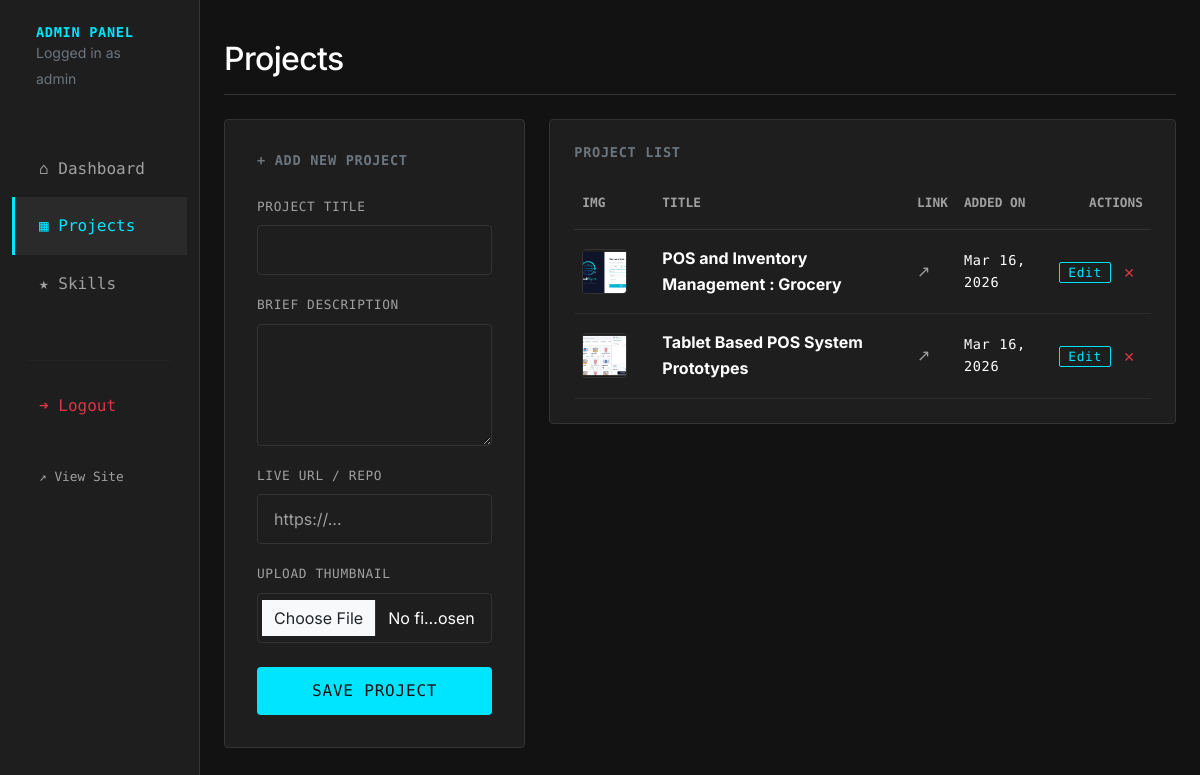
Screenshot of /PORTFOLIO/admin/projects.php (signed in) with the database file from the repository.
### tables this page shows
CREATE TABLE `projects` (
  `id` int(11) NOT NULL,
  `title` varchar(100) NOT NULL,
  `description` text NOT NULL,
  `image_url` varchar(255) NOT NULL,
  `project_link` varchar(255) DEFAULT NULL,
  `created_at` timestamp NOT NULL DEFAULT current_timestamp()
);

### PORTFOLIO/admin/projects.php (the view, shortened to what this page needs)
<?php
require_once '../includes/db.php';
require_once '../includes/admin_header.php';
$uploadDir = '../assets/img/projects/';
$editData = ['id' => '', 'title' => '', 'description' => '', 'project_link' => '', 'image_url' => ''];
?>
<div class="d-flex justify-content-between flex-wrap flex-md-nowrap align-items-center pt-3 pb-2 mb-4 border-bottom" style="border-color: var(--border-color) !important;">
    <h1 class="h2">Projects</h1>
</div>
<div class="row g-4">
    <div class="col-lg-4">
        <div class="bento-card">
            <h5 class="mono-text text-uppercase mb-4 text-secondary">
                <?php echo empty($editData['id']) ? '+' : '&#9998;'; ?>
                <?php echo empty($editData['id']) ? 'Add New Project' : 'Edit Project'; ?>
            </h5>
            <form method="POST" enctype="multipart/form-data">
                <div class="mb-3">
                    <label class="form-label mono-text text-uppercase" style="font-size: 0.8em; color: var(--text-secondary);">Project Title</label>
                    <input type="text" name="title" class="form-control" value="<?php echo htmlspecialchars($editData['title']); ?>" required>
                </div>
                <div class="mb-3">
                    <label class="form-label mono-text text-uppercase" style="font-size: 0.8em; color: var(--text-secondary);">Brief Description</label>
                    <textarea name="description" class="form-control" rows="4" required><?php echo htmlspecialchars($editData['description']); ?></textarea>
                </div>
                <div class="mb-3">
                    <label class="form-label mono-text text-uppercase" style="font-size: 0.8em; color: var(--text-secondary);">Live URL / Repo</label>
                    <input type="url" name="project_link" class="form-control" placeholder="https://..." value="<?php echo htmlspecialchars($editData['project_link']); ?>">
                </div>
                <div class="mb-4">
                    <label class="form-label mono-text text-uppercase" style="font-size: 0.8em; color: var(--text-secondary);">Upload Thumbnail</label>
                    <input type="file" name="image" class="form-control" accept="image/*" <?php echo empty($editData['id']) ? 'required' : ''; ?>>
                </div>
                <button type="submit" name="save_project" class="btn btn-primary w-100">
                    <?php echo empty($editData['id']) ? 'Save Project' : 'Update Project'; ?>
                </button>
            </form>
        </div>
    </div>
    <div class="col-lg-8">
        <div class="admin-table-container">
            <h5 class="mono-text text-uppercase mb-4 text-secondary">Project List</h5>
            <table class="table admin-table mb-0">
                <thead>
                    <tr>
                        <th width="80">Img</th>
                        <th>Title</th>
                        <th>Link</th>
                        <th>Added On</th>
                        <th class="text-end">Actions</th>
                    </tr>
                </thead>
                <tbody>
                    <?php
                    $stmt = $pdo->query("SELECT * FROM projects ORDER BY created_at DESC");
                    $projects = $stmt->fetchAll();
                    if (empty($projects)): ?>
                        <tr><td colspan="5" class="text-center text-secondary py-4">No projects found.</td></tr>
                    <?php else:
                        foreach ($projects as $row): ?>
                            <tr>
                                <td>
                                    <img src="<?php echo $uploadDir . htmlspecialchars($row['image_url']); ?>"
                                         alt="Thumb"
                                         style="width: 45px; height: 45px; border-radius: var(--border-radius); object-fit: cover; border: 1px solid var(--border-color);">
                                </td>
                                <td class="fw-bold" style="color:var(--text-primary);"><?php echo htmlspecialchars($row['title']); ?></td>
                                <td>
                                    <?php if(!empty($row['project_link'])): ?>
                                        <a href="<?php echo htmlspecialchars($row['project_link']); ?>" target="_blank" style="color: var(--text-secondary);">&#8599;</a>
                                    <?php else: ?>
                                        <span class="text-secondary">-</span>
                                    <?php endif; ?>
                                </td>
                                <td class="mono-text" style="font-size:0.85em; color:var(--text-secondary);">
                                    <?php echo date('M j, Y', strtotime($row['created_at'])); ?>
                                </td>
                                <td class="text-end" style="white-space:nowrap;">
                                    <a href="projects.php?edit=<?php echo $row['id']; ?>" class="btn btn-sm btn-outline-primary py-0 px-2 mono-text" style="font-size:0.8em; border-radius:2px;">Edit</a>
                                    <form method="POST" class="d-inline" onsubmit="return confirm('Delete this project?');">
                                        <button type="submit" class="btn btn-sm text-danger py-0 px-2" style="background:transparent; border:none;">&#10005;</button>
                                    </form>
                                </td>
                            </tr>
                        <?php endforeach;
                    endif; ?>
                </tbody>
            </table>
        </div>
    </div>
</div>
<?php require_once '../includes/admin_footer.php'; ?>

### PORTFOLIO/assets/css/style.css (style rules this page uses)
:root { --bg-primary: #121212; --bg-secondary: #1e1e1e; --bg-tertiary: #2a2a2a; --text-primary: #ffffff; --text-secondary: #a0a0a0; --accent-color: #00e5ff; --accent-hover: #00b8cc; --border-color: #333333; --border-radius: 4px; --transition-speed: 0.3s; --font-body: 'Inter', sans-serif; --font-mono: 'Fira Code', monospace; }
body { background-color: var(--bg-primary); color: var(--text-primary); font-family: var(--font-body); line-height: 1.6; -webkit-font-smoothing: antialiased; -moz-osx-font-smoothing: grayscale; }
h1, h2, h3, h4, h5, h6 { font-weight: 600; color: var(--text-primary); letter-spacing: -0.02em; }
a { color: var(--accent-color); text-decoration: none; transition: color var(--transition-speed) ease; }
.mono-text { font-family: var(--font-mono); font-size: 0.85em; letter-spacing: 0.05em; color: var(--text-secondary); }
.btn-primary { background-color: var(--accent-color); color: var(--bg-primary); border: none; border-radius: var(--border-radius); font-weight: 500; font-family: var(--font-mono); text-transform: uppercase; letter-spacing: 0.05em; padding: 0.75rem 1.5rem; transition: all var(--transition-speed) ease; }
.btn-outline-primary { color: var(--accent-color); border-color: var(--accent-color); border-radius: var(--border-radius); font-family: var(--font-mono); }
.form-control, .form-select { background-color: var(--bg-secondary); border: 1px solid var(--border-color); color: var(--text-primary); border-radius: var(--border-radius); padding: 0.75rem 1rem; }
::placeholder { color: var(--text-secondary) !important; }
.bento-card { background-color: var(--bg-secondary); border: 1px solid var(--border-color); border-radius: var(--border-radius); padding: 2rem; transition: transform var(--transition-speed) ease, border-color var(--transition-speed) ease; }
.admin-table-container { background-color: var(--bg-secondary); border: 1px solid var(--border-color); border-radius: var(--border-radius); padding: 1.5rem; overflow-x: auto; }
.table.admin-table { color: var(--text-primary); --bs-table-bg: transparent; --bs-table-color: var(--text-primary); }
.table.admin-table th { border-bottom: 1px solid var(--border-color); border-top: none; font-family: var(--font-mono); text-transform: uppercase; font-size: 0.8em; color: var(--text-secondary); padding-bottom: 1rem; background-color: transparent !important; }
.table.admin-table td { border-bottom: 1px solid var(--bg-tertiary); vertical-align: middle; padding: 1rem 0.5rem; background-color: transparent !important; color: var(--text-primary) !important; }

### rows the page displays
projects: image_url (picture), title "POS and Inventory Management : Grocery", created_at "Mar 16, 2026"
projects: image_url (picture), title "Tablet Based POS System Prototypes", created_at "Mar 16, 2026"

### other values shown
$_SESSION['admin_username'] "admin"
